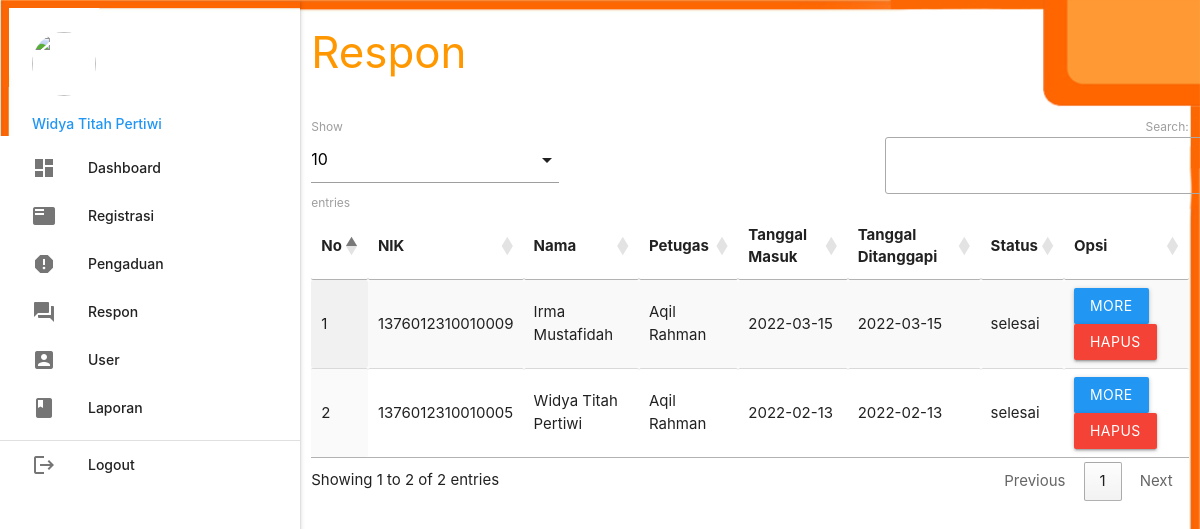
Page /admin/index.php?p=respon (signed in) on the committed database.
### tables this page shows
CREATE TABLE `pengaduan` (
  `id_pengaduan` int(5) NOT NULL,
  `tgl_pengaduan` varchar(20) NOT NULL,
  `nik` varchar(16) NOT NULL,
  `isi_laporan` text NOT NULL,
  `status` enum('proses','selesai') NOT NULL
);

CREATE TABLE `masyarakat` (
  `nik` varchar(16) NOT NULL,
  `nama` varchar(35) NOT NULL,
  `username` varchar(25) NOT NULL,
  `password` varchar(255) NOT NULL,
  `telp` varchar(13) NOT NULL
);

CREATE TABLE `petugas` (
  `id_petugas` int(5) NOT NULL,
  `nama_petugas` varchar(30) NOT NULL,
  `username` varchar(30) NOT NULL,
  `password` varchar(255) NOT NULL,
  `telp_petugas` varchar(13) NOT NULL,
  `level` enum('admin','petugas') NOT NULL
);

CREATE TABLE `tanggapan` (
  `id_tanggapan` int(5) NOT NULL,
  `id_pengaduan` int(5) NOT NULL,
  `tgl_tanggapan` varchar(20) NOT NULL,
  `tanggapan` text NOT NULL,
  `id_petugas` int(5) NOT NULL
);

### admin/respon.php (the view, shortened to what this page needs)
       <div class="row">
         <div class="col s12 m9">
           <h3 class="orange-text">Respon</h3>
         </div>
       </div>
       <table id="example" class="display responsive-table" style="width:100%">
         <thead>
             <tr>
			<th>No</th>
			<th>NIK</th>
			<th>Nama</th>
			<th>Petugas</th>
			<th>Tanggal Masuk</th>
			<th>Tanggal Ditanggapi</th>
			<th>Status</th>
			<th>Opsi</th>
             </tr>
         </thead>
         <tbody>
<?php
	$no=1;
	$query = mysqli_query($koneksi,"SELECT * FROM pengaduan INNER JOIN masyarakat ON pengaduan.nik=masyarakat.nik INNER JOIN tanggapan ON pengaduan.id_pengaduan=tanggapan.id_pengaduan INNER JOIN petugas ON tanggapan.id_petugas=petugas.id_petugas ORDER BY tanggapan.id_pengaduan DESC");
	while ($r=mysqli_fetch_assoc($query)) { ?>
	<tr>
		<td><?php echo $no++; ?></td>
		<td><?php echo $r['nik']; ?></td>
		<td><?php echo $r['nama']; ?></td>
		<td><?php echo $r['nama_petugas']; ?></td>
		<td><?php echo $r['tgl_pengaduan']; ?></td>
		<td><?php echo $r['tgl_tanggapan']; ?></td>
		<td><?php echo $r['status']; ?></td>
		<td><a class="btn blue modal-trigger" href="#more?id_tanggapan=<?php echo $r['id_tanggapan'] ?>">More</a> <a class="btn red" onclick="return confirm('Anda Yakin Ingin Menghapus Y/N')" href="index.php?p=tanggapan_hapus&id_tanggapan=<?php echo $r['id_tanggapan'] ?>">Hapus</a></td>
	</tr>
           <?php  }
            ?>
         </tbody>
       </table>

### rows in the picture
pengaduan: masyarakat.nik "1376012310010009", masyarakat.nama "Irma Mustafidah", petugas.nama_petugas "Aqil Rahman", tgl_pengaduan "2022-03-15", tanggapan.tgl_tanggapan "2022-03-15", status "selesai"
pengaduan: masyarakat.nik "1376012310010005", masyarakat.nama "Widya Titah Pertiwi", petugas.nama_petugas "Aqil Rahman", tgl_pengaduan "2022-02-13", tanggapan.tgl_tanggapan "2022-02-13", status "selesai"

### other values in the picture
$_SESSION['data']['nama_petugas'] "Widya Titah Pertiwi"
